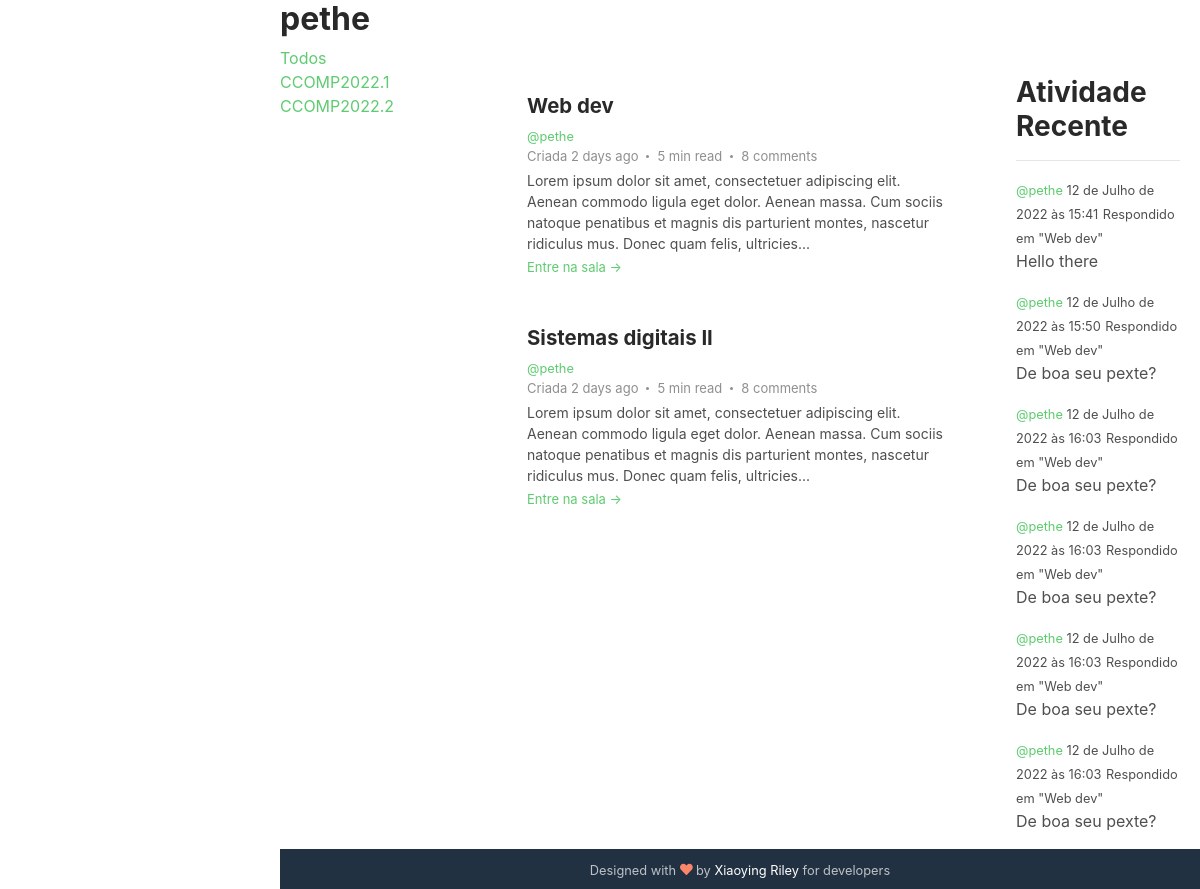
The page /profile/1 on the database as committed earlier.
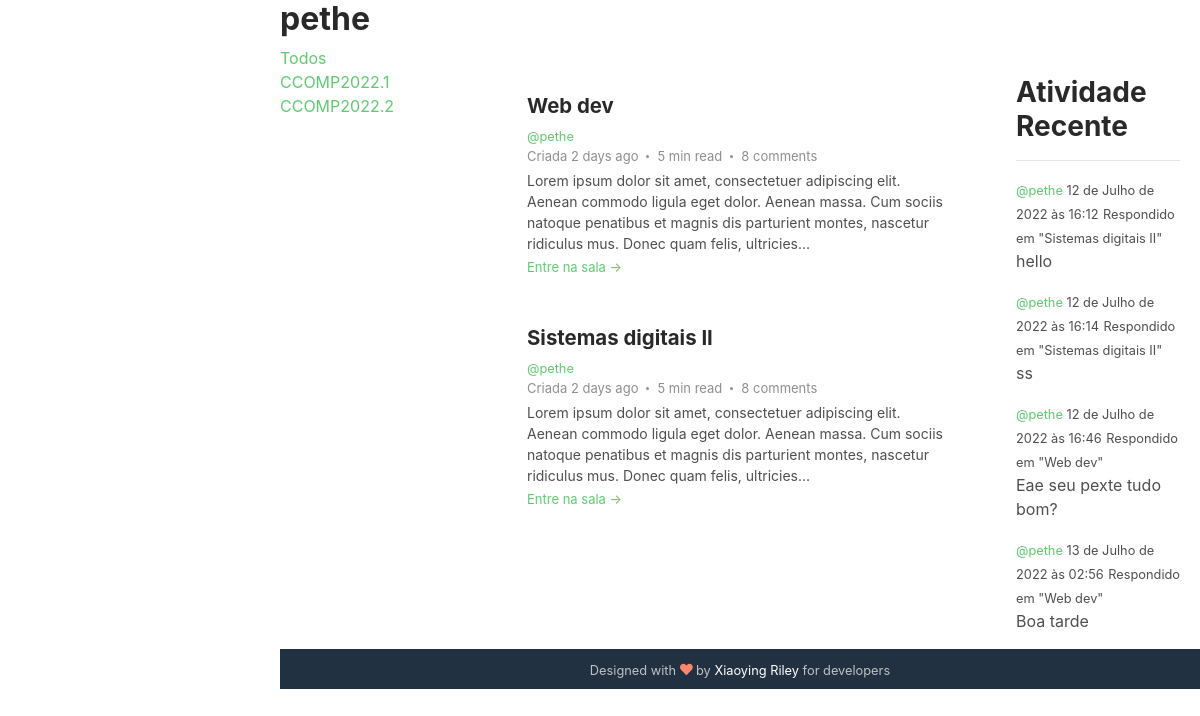
The same page on the database as committed later.
### base/models.py (models this page shows, shortened)
class Classe(models.Model):
    name = models.CharField(max_length=200)
    def __str__(self):
        return self.name

class Room(models.Model):
    host = models.ForeignKey(User, on_delete=models.SET_NULL, null=True)
    classe = models.ForeignKey(Classe, on_delete=models.SET_NULL, null=True)
    name = models.CharField(max_length=200)
    desc = models.TextField(null=True, blank=True)
    participants = models.ManyToManyField(
        User, related_name='participants', blank=True)
    updated = models.DateTimeField(auto_now=True)
    created = models.DateTimeField(auto_now_add=True)
    class Meta:
        ordering = ['-updated', '-created']
    def __str__(self):
        return self.name

class Message(models.Model):
    user = models.ForeignKey(User, on_delete=models.CASCADE)
    room = models.ForeignKey(Room, on_delete=models.CASCADE)
    body = models.TextField()
    update = models.DateTimeField(auto_now=True)
    created = models.DateTimeField(auto_now_add=True)

### base/views.py (the view)
# urls.py: path('profile/<str:pk>', views.userProfile, name="user-profile"),
def userProfile(request, pk):
    user = User.objects.get(id=pk)
    rooms = user.room_set.all()
    room_messages = user.message_set.all()
    classes = Classe.objects.all()
    context = {'user': user, 'rooms': rooms,
               'room_messages': room_messages, 'classes': classes}
    return render(request, 'base/profile.html', context)

### base/templates/base/profile.html (shortened to what this page needs)
{% extends 'main.html' %}
{% block content%}
    <h2>{{user}}</h2>
    <div class="profile-container">
        <div>
            {% include 'base/classes_component.html' %}
        </div>
        <div>
            {% include 'base/feed_component.html' %}
        </div>
        <div>
            {% include 'base/activity_component.html' %}
        </div>
    </div>
{% endblock content %}

### templates/main.html (shortened to what this page needs)
<!DOCTYPE html>
{% load static %}
<html lang="pt-BR">
<head>
    <link id="theme-style" rel="stylesheet" href="{% static 'styles/style.css' %}">
</head>
<body>
    <div class="main-wrapper">
        {% block content %}
        {% endblock %}
        <footer class="footer text-center py-2 theme-bg-dark">
            <small class="copyright">Designed with <i class="fas fa-heart" style="color: #fb866a;"></i> by <a href="http://themes.3rdwavemedia.com" target="_blank">Xiaoying Riley</a> for developers</small>
        </footer>
    </div>
</body>
</html>

### base/templates/base/classes_component.html
<a href="{% url 'home' %}">Todos</a>
{% for classe in classes %}
    <div>
        <a href="{% url 'home' %}?q={{classe.name}}">{{classe.name}}</a>
    </div>
{% endfor %}

### base/templates/base/feed_component.html (shortened to what this page needs)
{% load static %}
<section class="blog-list px-3 py-5 p-md-5">
    <div class="container">
        {% for room in rooms %}
            <div class="item mb-5">
                <div class="media">
                    <div class="media-body">
                        <h3 class="title mb-1"><a href="{% url 'room' room.id%}">{{room.name}}</a></h3>
                        <small><a href="{% url 'user-profile' room.host.id %}">@{{room.host.username}}</a></small>
                        <div class="meta mb-1"><span class="date">Criada 2 days ago</span><span class="time">5 min read</span><span class="comment"><a href="#">8 comments</a></span></div>
                        <div class="intro">Lorem ipsum dolor sit amet, consectetuer adipiscing elit. Aenean commodo ligula eget dolor. Aenean massa. Cum sociis natoque penatibus et magnis dis parturient montes, nascetur ridiculus mus. Donec quam felis, ultricies...</div>
                        <a class="more-link" href="{% url 'room' room.id%}">Entre na sala &rarr;</a>
                    </div>
                </div>
            </div>
        {% endfor %}
    </div>
</section>

### base/templates/base/activity_component.html (shortened to what this page needs)
<div class="recent-container">
    <h3>Atividade Recente</h3>
    <hr>
    {% for message in room_messages %}
        <div>
            <small><a href="{% url 'user-profile' message.user.id%}">@{{message.user}}  </a> {{message.created}}</small>
            <small>Respondido em "{{message.room}}"</small>
            <p>{{message.body}}</p>
        </div>
    {% endfor %}
</div>

### base/templates/base/profile.html (style rules this page uses)
.profile-container { display: grid; grid-template-columns: 1fr 3fr 1fr; }

### base/templates/base/activity_component.html (style rules this page uses)
.recent-container { padding: 30px 20px 0px 0px; }

Rows that differ between the two databases and show on the page:
removed Message: user "pethe", created "12 de Julho de 2022 às 15:41", room "Web dev", body "Hello there"
removed Message: user "pethe", created "12 de Julho de 2022 às 15:50", room "Web dev", body "De boa seu pexte?"
removed Message: user "pethe", created "12 de Julho de 2022 às 16:03", room "Web dev", body "De boa seu pexte?"
removed Message: user "pethe", created "12 de Julho de 2022 às 16:03", room "Web dev", body "De boa seu pexte?"
removed Message: user "pethe", created "12 de Julho de 2022 às 16:03", room "Web dev", body "De boa seu pexte?"
removed Message: user "pethe", created "12 de Julho de 2022 às 16:03", room "Web dev", body "De boa seu pexte?"
added Message: user "pethe", created "12 de Julho de 2022 às 16:12", room "Sistemas digitais II", body "hello"
added Message: user "pethe", created "12 de Julho de 2022 às 16:14", room "Sistemas digitais II", body "ss"
added Message: user "pethe", created "12 de Julho de 2022 às 16:46", room "Web dev", body "Eae seu pexte tudo bom?"
added Message: user "pethe", created "13 de Julho de 2022 às 02:56", room "Web dev", body "Boa tarde"
